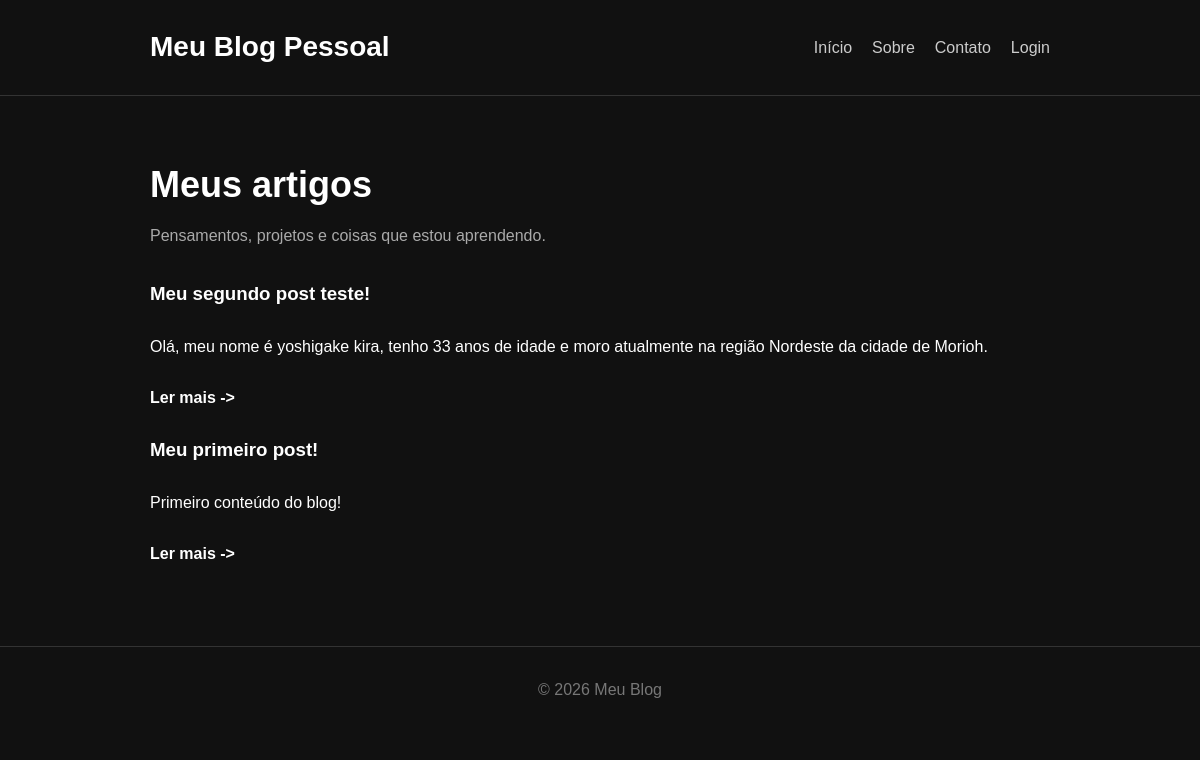
Before: / with the older database file.
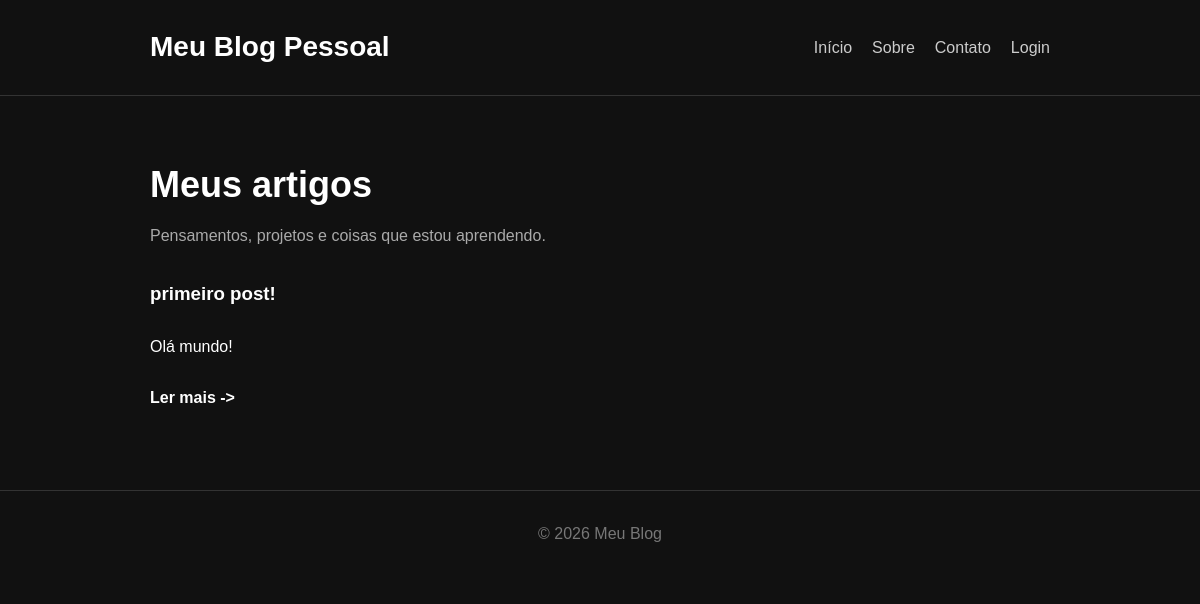
After: the same page with the newer database file.
### tables this page shows
CREATE TABLE posts (
            id INTEGER PRIMARY KEY AUTOINCREMENT,
            title TEXT NOT NULL,
            content TEXT NOT NULL
        );

### app.py (the view)
@app.route("/")
def home():
    conn = get_db_connection()
    posts = conn.execute(
        "SELECT * FROM posts ORDER BY id DESC"
    ).fetchall()
    conn.close()
    return render_template("index.html", posts=posts)

### app.py (called while the page is built)
def get_db_connection():
    conn = sqlite3.connect("blog.db")
    conn.row_factory = sqlite3.Row
    return conn

### templates/index.html (shortened to what this page needs)
<!DOCTYPE html>
<html lang="pt-br">
<head>
    <link rel="stylesheet" href="{{ url_for('static', filename='css/style.css') }}">
</head>
<body>
    <header class="header">
        <div class="container">
            <h1>Meu Blog Pessoal</h1>
            <nav>
                <a href="/">Início</a>
                <a href="#">Sobre</a>
                <a href="#">Contato</a>
                {% if session.get("user_id") %}
                    <a href="{{url_for('create_post')}}">Novo post</a>
                    <a href="{{url_for('logout')}}">Sair</a>
                {% else %}
                    <a href="{{url_for('login')}}">Login</a>
                {% endif %}
            </nav>
        </div>
    </header>
    <main class="container">
        <section class="intro">
            <h2>Meus artigos</h2>
            <p>
                Pensamentos, projetos e coisas que estou aprendendo.
            </p>
        </section>
        <section class="posts">
            {% for post in posts %}
            <article class="posts">
                <h3>{{post["title"]}}</h3>
                <p>
                    {{post["content"]}}
                </p>
                <a href="{{url_for('post', id=post['id'])}}" class="read-more">
                    Ler mais ->
                </a>
            </article>
            {% endfor %}
        </section>
    </main>
    <footer class="footer">
        <p>
            © 2026 Meu Blog
        </p>
    </footer>
</html>

### static/css/style.css (style rules this page uses)
* { margin: 0; padding: 0; box-sizing: border-box; }
body { font-family: Arial, sans-serif; background-color: #111; color: #fff; line-height: 1.6; }
.container { width: 90%; max-width: 900px; margin: auto; }
.header { border-bottom: 1px solid #333; padding: 25px 0; }
.header .container { display: flex; justify-content: space-between; align-items: center; }
.header h1 { font-size: 28px; }
nav { display: flex; gap: 20px; }
nav a { color: #ccc; text-decoration: none; }
.intro { padding: 60px 0 30px; }
.intro h2 { font-size: 36px; margin-bottom: 10px; }
.intro p { color: #aaa; }
.posts { display: flex; flex-direction: column; gap: 25px; }
.read-more { color: #fff; text-decoration: none; font-weight: bold; }
.footer { margin-top: 80px; padding: 30px 0; text-align: center; border-top: 1px solid #333; color: #777; }

Changed rows visible on the page:
removed posts: title "Meu segundo post teste!", content "Olá, meu nome é yoshigake kira, tenho 33 anos de idade e moro atualmente na região Nordeste da cidade de Morioh."
changed posts: title "Meu primeiro post!" → "primeiro post!"; content "Primeiro conteúdo do blog!" → "Olá mundo!"
